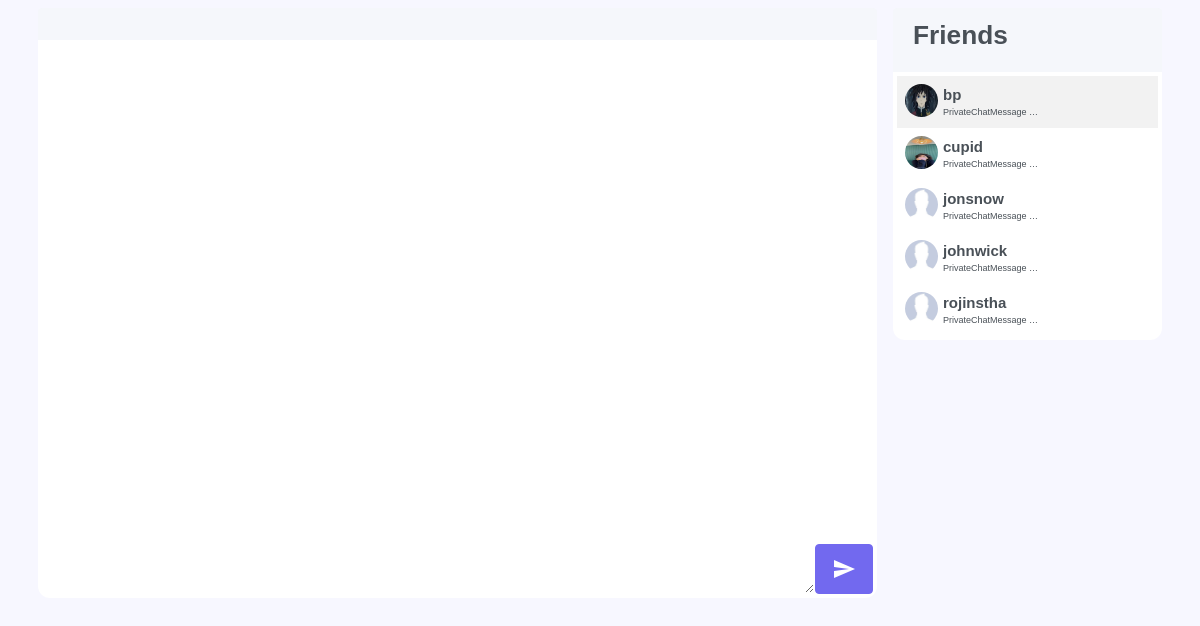
Page /chat/test_room/ (signed in) on the earlier database version.
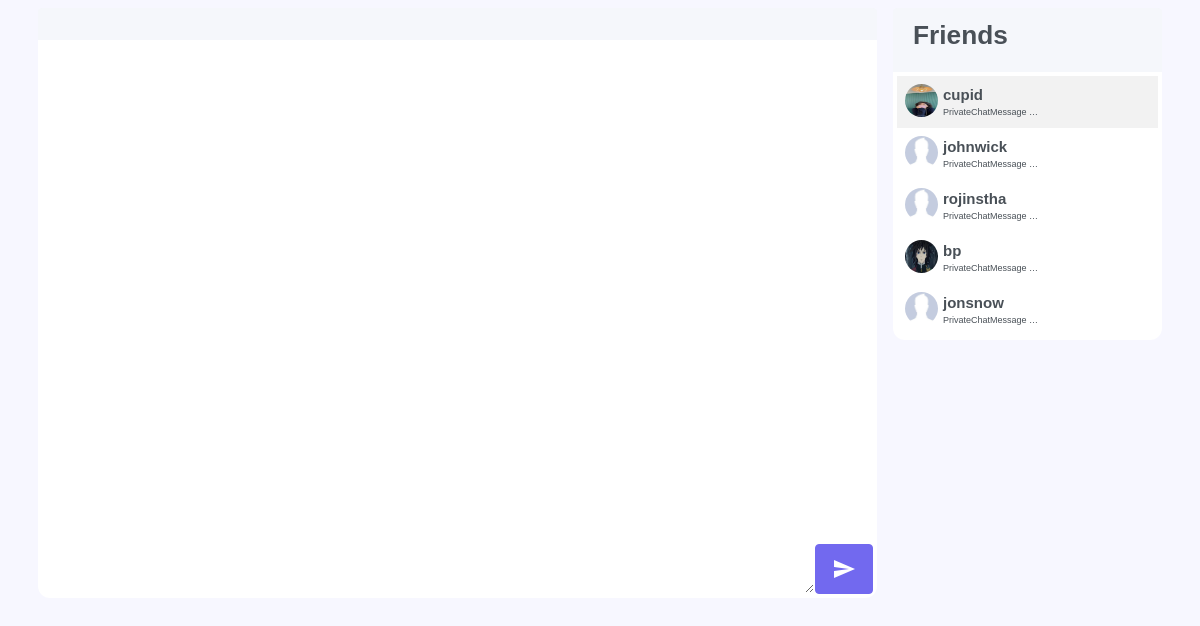
Same page on the later database version.
### core/models.py (models this page shows)
class PrivateChatMessage(models.Model):
    chat_thread = models.ForeignKey(PrivateChatThread, null=True,blank=True, on_delete=models.CASCADE,related_name="private_message")
    sender= models.ForeignKey(settings.AUTH_USER_MODEL, on_delete=models.CASCADE,related_name='msg_sender')
    message_content = models.TextField(unique=False,blank=False,null=True)
    message_type = models.CharField(max_length=50,null=True,blank=True)
    timestamp = models.DateTimeField(auto_now_add=True)
    objects = PrivateChatMessageManager()

### accounts/models.py (models this page shows, shortened)
class CustomUser(AbstractUser):
    email                   = models.EmailField(_('email address'), unique=True)
    username                = models.CharField(max_length=30, unique=True)
    date_joined				= models.DateTimeField(verbose_name='date joined', auto_now_add=True)
    last_login				= models.DateTimeField(verbose_name='last login', auto_now=True)
    is_admin				= models.BooleanField(default=False)
    is_active				= models.BooleanField(default=True)
    is_staff				= models.BooleanField(default=False)
    is_superuser			= models.BooleanField(default=False)
    profile_image			= models.ImageField(max_length=255, upload_to='user_photos', null=True, blank=True, default=DEFAULT)
    hide_email				= models.BooleanField(default=True)
    status                  = models.IntegerField(default=0)
    USERNAME_FIELD = 'email'
    REQUIRED_FIELDS = ['username','first_name','last_name']
    objects = CustomUserManager()

### core/views.py (the view)
# urls.py: path('test_room/', views.test_room_view, name='private-chat-room'),
@login_required
def test_room_view(request,*args,**kwargs):
    room_id = request.GET.get("room_id")
    user = request.user
    context = {}
    context['m_and_f'] = get_recent_chatroom_messages(user)
    if room_id:
        context['room_id'] = room_id
    context['debug'] = DEBUG
    context['debug_mode'] = settings.DEBUG
    return render(request,"core/test_demo.html",context)

### friends/models.py (called while the page is built)
    def is_mutual_friend(self, friend):
        if friend in self.friends.all():
            return True
        else:
            return False

### core/templates/core/test_demo.html (shortened to what this page needs)
<html>
    {% load static %}
    <head>
    <link href="{% static 'assets/css/bootstrap.min.css' %}" id="bootstrap-style" rel="stylesheet" type="text/css" />
    <link rel="stylesheet" href="https://cdnjs.cloudflare.com/ajax/libs/highlight.js/10.2.0/styles/default.min.css" />
</head>
<div class="container">
	<div class="row">
		<div class="col-sm-9 m-0 p-2">
			<div class="card" id="id_chatroom_card">
				<div class="d-flex flex-row align-items-center card-header" id="id_room_title">
				</div>
				<div class="card-body p-1">
					<div class="d-flex flex-column" id="id_chat_log_container" >
						<div class="d-flex chat-log" id="id_chat_log">
						</div>
						<div class="d-flex flex-row chat-message-input-container">
							<textarea class="flex-grow-1 chat-message-input" id="id_chat_message_input"></textarea>
							<button class="btn btn-primary chat-message-submit-button">
								<span id="id_chat_message_submit" class="material-icons">send
								</span>
							</button>
						</div>
					</div>
				</div>
			</div>
		</div>
		<div class="col-sm-3 m-0 p-2">
			<div class="card">
				<div class="d-flex flex-row align-items-center card-header">
					<h3 >Friends</h3>
				</div>
				<div class="card-body p-1">
					<div class="d-flex flex-column friends-list-container ">
						{% for x in m_and_f %}
						<div class="d-flex flex-row p-2 friend-container flex-grow-1" onclick="onSelectFriend('{{x.friend.id}}')" id="id_friend_container_{{x.friend.id}}">
							<img class="profile-image rounded-circle img-fluid" id="id_friend_img_{{x.friend.id}}" src="{% static 'codingwithmitch/dummy_image.png' %}" >
							<div class="d-flex flex-column">
								<span class="username-span">{{x.friend.username}}</span>
								<span class="friend-message-span">{{x.message|truncatechars:20}}</span>
							</div>
						</div>
						{% endfor %}
					</div>
				</div>
			</div>
		</div>
	</div>
</div>
</html>

Differences in the rows shown:
removed PrivateChatMessage: friend.username "bp", message "PrivateChatMessage …"
removed PrivateChatMessage: friend.username "cupid", message "PrivateChatMessage …"
removed PrivateChatMessage: friend.username "jonsnow", message "PrivateChatMessage …"
removed PrivateChatMessage: friend.username "johnwick", message "PrivateChatMessage …"
removed PrivateChatMessage: friend.username "rojinstha", message "PrivateChatMessage …"
now on this page (row edited): CustomUser: friend.username "cupid", message "PrivateChatMessage …"
now on this page (row unchanged): CustomUser: friend.username "johnwick", message "PrivateChatMessage …"
now on this page (row unchanged): CustomUser: friend.username "rojinstha", message "PrivateChatMessage …"
now on this page (row unchanged): CustomUser: friend.username "bp", message "PrivateChatMessage …"
now on this page (row unchanged): CustomUser: friend.username "jonsnow", message "PrivateChatMessage …"
